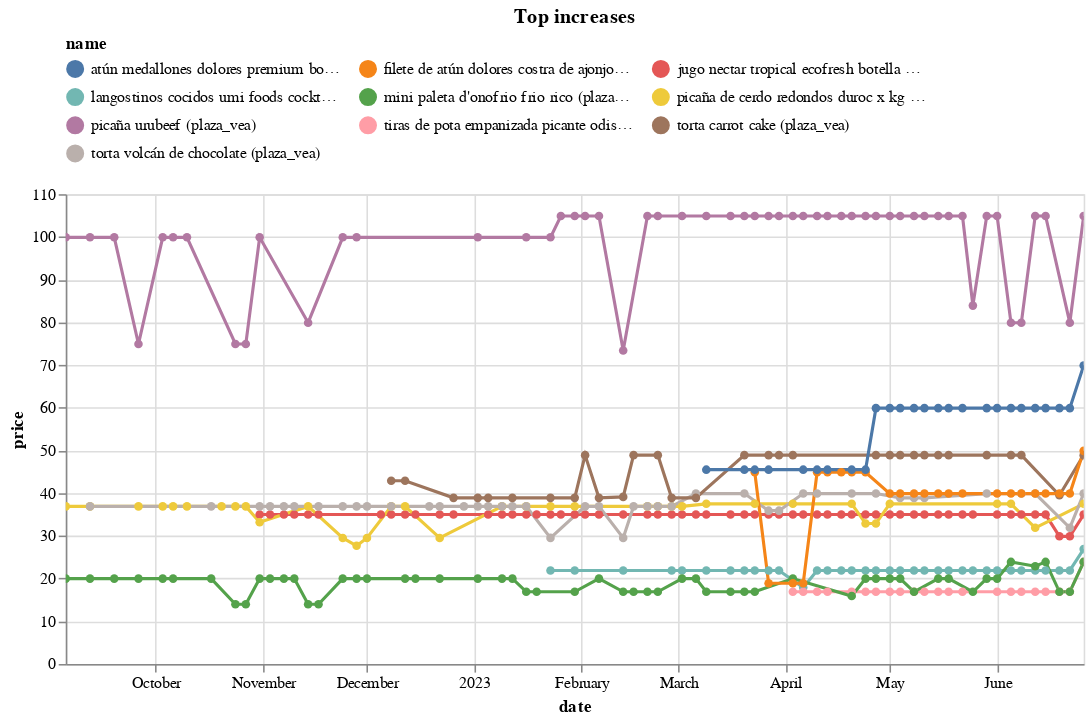

Notebook code cell kept with this figure:
### Code cell
(top_changes_abs
 .sort_values('change')
 .tail(10)
 .pipe(plot_changes, 'Top increases')
)

### Figure 1 — Vega-Lite specification as saved in the notebook (floating-point values rounded to 4 significant figures; data arrays with more than 128 entries replaced by an {"elided": "..."} marker saying what was removed)
{"config": {"view": {"continuousWidth": 300, "continuousHeight": 300}, "legend": {"columns": 3, "orient": "top"}}, "data": {"name": "data-d5e3faed2742d47943fd0244b5404ada"}, "mark": {"type": "line", "point": true}, "encoding": {"color": {"field": "name", "scale": {"domain": ["atún medallones dolores premium bolsa 680g (plaza_vea)", "filete de atún dolores costra de ajonjolí bolsa 304g (plaza_vea)", "jugo nectar tropical ecofresh botella 3.8l (plaza_vea)", "langostinos cocidos umi foods cocktail bandeja 170g (plaza_vea)", "mini paleta d'onofrio frio rico (plaza_vea)", "picaña de cerdo redondos duroc x kg (plaza_vea)", "picaña urubeef (plaza_vea)", "tiras de pota empanizada picante odissea paquete 500g (plaza_vea)", "torta carrot cake (plaza_vea)", "torta volcán de chocolate (plaza_vea)"]}, "type": "nominal"}, "tooltip": [{"field": "name", "type": "nominal"}, {"field": "price", "type": "quantitative"}, {"field": "last_price", "type": "quantitative"}], "x": {"field": "date", "type": "temporal"}, "y": {"field": "price", "type": "quantitative"}}, "params": [{"name": "param_11", "select": {"type": "point", "fields": ["name"]}, "bind": "legend"}, {"name": "param_12", "select": {"type": "interval", "encodings": ["x", "y"]}, "bind": "scales"}], "title": "Top increases", "transform": [{"filter": {"param": "param_11"}}], "width": 650, "$schema": "https://vega.github.io/schema/vega-lite/v5.8.0.json", "datasets": {"data-d5e3faed2742d47943fd0244b5404ada": {"elided": "385 records"}}}
